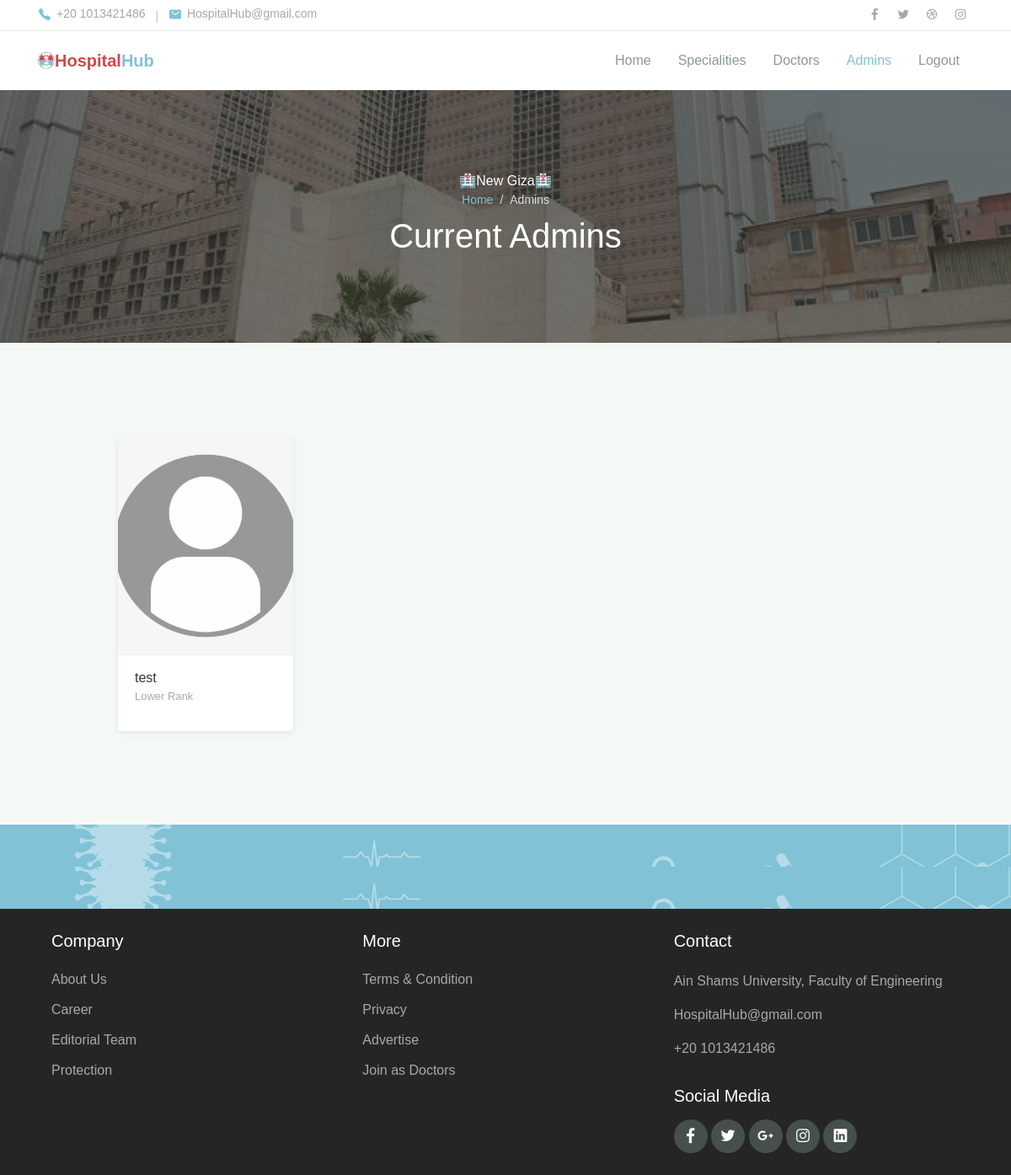
/hospital_hub/admin/admins (signed in), run on an earlier commit of the app's database.
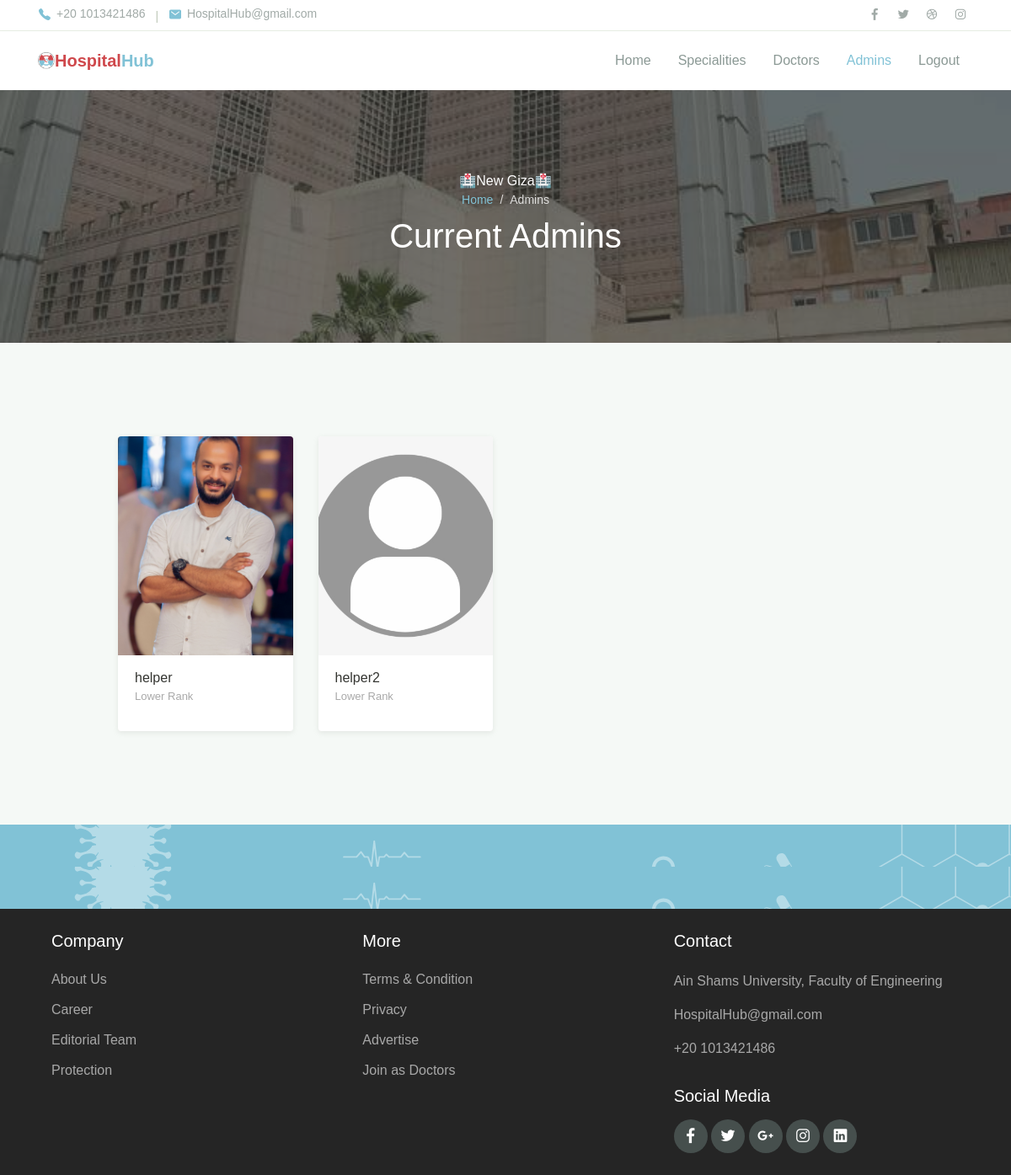
And on a later commit of the database.
### hospital_hub/models.py (models this page shows, shortened)
class Hospital(models.Model):
    name            =models.CharField(max_length=100)
    city            = models.ForeignKey(City,on_delete=models.PROTECT,null=True)
    specialities    = models.ManyToManyField(Speciality)
    image           = models.ImageField(upload_to = "media/",null=True, default=None,blank=True)

class Admin(models.Model):
    my_account= models.ForeignKey(User,on_delete= models.CASCADE,related_name="my_admin")
    hospital= models.ForeignKey(Hospital, on_delete=models.CASCADE,related_name="my_admins")

class User(AbstractBaseUser):
    username    = models.CharField(max_length=255, unique=True) # unique checks existance with respect to save function
    email       = models.EmailField(verbose_name = 'email address',max_length = 255,unique = True,)
    full_name   = models.CharField(max_length=255, blank=True, null=True)
    phone_number= models.IntegerField()
    city        = models.ForeignKey(City,on_delete=models.PROTECT,null=True)
    owner       = models.BooleanField(default= False) # can login
    admin       = models.BooleanField(default= False) # staff user non superuser
    doctor      = models.BooleanField(default=False) # superuser
    patient     = models.BooleanField(default=False) # superuser
    staff       = models.BooleanField(default=False) # necessary
    created_at  = models.DateTimeField(null=True)
    image       = models.ImageField(upload_to = "media/", default=None)
    USERNAME_FIELD = 'username' #username
    EMAIL_FIELD = 'email' #Email
    REQUIRED_FIELDS = ['email','full_name','phone_number']
    objects = UserManager()
    def save(self, *args, **kwargs):
        try:
            im = Image.open(self.image)
            if len(im.fp.read())>1000000:
                im = im.convert('RGB')
                im = ImageOps.exif_transpose(im)
                im_io = BytesIO()
                im.save(im_io, 'JPEG', quality=60)
                new_image = File(im_io, name=self.image.name)
                self.image = new_image
        except:
            pass
        super().save(*args, **kwargs)

### hospital_hub/views.py (the view, shortened to what this page needs)
# urls.py: path('admin/admins',views.Admin.ViewAdmins,name='admin_view_admins'),
    def ViewAdmins(request):
        hospital=request.user.my_admin.first().hospital
        admins=AdminModel.objects.filter(hospital=hospital)
        lower_admins=[]
        higher_admins=[]
        for admin in admins:
            if admin.id<request.user.my_admin.first().id:
                higher_admins.append([admin,admin.my_account])
            elif admin.id>request.user.my_admin.first().id:
                lower_admins.append([admin,admin.my_account])
        return render(request, "hospital_hub/Admin/view_admins.html",{
            "hospital_name":hospital.name,
                "lower_admins":lower_admins,
                "higher_admins":higher_admins,
                })

### hospital_hub/templates/hospital_hub/Admin/view_admins.html (shortened to what this page needs)
{%extends 'hospital_hub/Admin/admin_layout.html'%}
{%load static%}
{%block body%}
<header>
    <nav class="navbar navbar-expand-lg navbar-light shadow-sm">
        <div class="container">
            <img src="{%static 'hospital_hub/assets/img/logo2.png'%}" alt="" style="width:20px;">
            <a style="color:#81C2D6" class="navbar-brand" href="#"><span class="text-primary2">Hospital</span>Hub </a>
            <div class="collapse navbar-collapse" id="navbarSupport">
                <ul class="navbar-nav ml-auto">
                    <li class="nav-item ">
                        <a class="nav-link" href="{%url 'admin_home'%}">Home</a>
                    </li>
                       <li class="nav-item">
                            <a class="nav-link" href="{%url 'view_specialities'%}">Specialities</a>
                        </li>
                    <li class="nav-item">
                        <a class="nav-link " href="{%url 'admin_view_doctors'%}">Doctors</a>
                    </li>
                    <li class="nav-item active">
                        <a class="nav-link" href="{%url 'admin_view_admins'%}">Admins</a>
                    </li>
                    <li class="nav-item">
                        <a class="nav-link" href="{%url 'admin_logout'%}">Logout</a>
                    </li>
                </ul>
            </div>
        </div>
    </nav>
</header>
<div class="page-banner overlay-dark bg-image"
     style="background-image: url(../../../../static/hospital_hub/assets/img/bg_image_1.jpg)">
    <div class="banner-section">
        <div class="container text-center wow fadeInUp">
            <span class="subhead">🏥{{hospital_name}}🏥</span>
            <nav aria-label="Breadcrumb">
                <ol class="breadcrumb breadcrumb-dark bg-transparent justify-content-center py-0 mb-2">
                    <li class="breadcrumb-item"><a href="{%url 'admin_home'%}">Home</a></li>
                    <li class="breadcrumb-item active" aria-current="page">
                        Admins
                    </li>
                </ol>
            </nav>
            <h1 class="font-weight-normal">
                {%if speciality%}{{speciality}}{%else%}Current Admins{%endif%}
            </h1>
        </div>
    </div>
</div>
<div class="page-section bg-light">
    <div class="container">
        <div class="row justify-content-center">
            <div class="col-lg-10">
                <div class="row">
                    {% for admin, account in lower_admins %}
                        <div class="col-md-6 col-lg-3 py-3 wow zoomIn">
                            <div class="card-doctor">
                                <div class="header">
                                    {% if account.image %}
                                    <img src="{{account.image.url}}" alt="" height="260" style="object-fit: cover;">
                                    {% else %}
                                    <img src="{%static 'hospital_hub/assets/img/no_profile_img.png' %}" alt="" height="260" style="object-fit: cover;">
                                    {% endif %}
                                </div>
                                <div class="body">
                                    <p class="text-x2 mb-0" style="text-align:left;">
                                        {{account.username}}
                                    </p>
                                    <p  style="text-align:left; color:darkgray; font-size:small">
                                        Lower Rank
                                    </p>
                                </div>
                            </div>
                        </div>
                        {%endfor%}
                </div>
            </div>
        </div>
    </div>
</div>
<div class="page-section banner-home bg-image" style="background-image: url(../assets/img/banner-pattern.svg)">
    <div class="container py-5 py-lg-0">
        <div class="row align-items-center">
            <div class="col-lg-12 wow zoomIn">
            </div>
        </div>
    </div>
</div>
{%endblock%}

### hospital_hub/templates/hospital_hub/Admin/admin_layout.html (shortened to what this page needs)
{%load static%}
<!DOCTYPE html>
<html lang="en">
<head>
    <link rel="stylesheet" href={%static 'hospital_hub/assets/css/maicons.css' %}>
    <link rel="stylesheet" href={%static 'hospital_hub/assets/css/bootstrap.css' %}>
    <link rel="stylesheet" href={%static 'hospital_hub/assets/vendor/owl-carousel/css/owl.carousel.css' %}>
    <link rel="stylesheet" href={%static 'hospital_hub/assets/vendor/animate/animate.css' %}>
    <link rel="stylesheet" href={%static 'hospital_hub/assets/css/theme.css' %}>
</head>
<body>
    <header>
        <div class="topbar">
            <div class="container">
                <div class="row">
                    <div class="col-sm-8 text-sm">
                        <div class="site-info">
                            <a href="#"><span class="mai-call text-primary"></span> +20 1013421486</a>
                            <span class="divider">|</span>
                            <a href="#"><span class="mai-mail text-primary"></span> HospitalHub@gmail.com</a>
                        </div>
                    </div>
                    <div class="col-sm-4 text-right text-sm">
                        <div class="social-mini-button">
                            <a href="#"><span class="mai-logo-facebook-f"></span></a>
                            <a href="#"><span class="mai-logo-twitter"></span></a>
                            <a href="#"><span class="mai-logo-dribbble"></span></a>
                            <a href="#"><span class="mai-logo-instagram"></span></a>
                        </div>
                    </div>
                </div>
            </div>
        </div>
</header>
    {% block body%}
    {%endblock%}
    <div class="page-section banner-home bg-image" style="background-image: url(../../../static/hospital_hub/assets/img/banner-pattern.svg);">
        <div class="container py-5 py-lg-0">
            <div class="row align-items-center">
                <div class="col-lg-12 wow zoomIn">
                </div>
            </div>
        </div>
    </div>
    <footer class="page-footer">
        <div class="container">
            <div class="row px-md-3">
                <div class="col-sm-6 col-lg-4 py-3">
                    <h5>Company</h5>
                    <ul class="footer-menu">
                        <li><a href="#">About Us</a></li>
                        <li><a href="#">Career</a></li>
                        <li><a href="#">Editorial Team</a></li>
                        <li><a href="#">Protection</a></li>
                    </ul>
                </div>
                <div class="col-sm-6 col-lg-4 py-3">
                    <h5>More</h5>
                    <ul class="footer-menu">
                        <li><a href="#">Terms & Condition</a></li>
                        <li><a href="#">Privacy</a></li>
                        <li><a href="#">Advertise</a></li>
                        <li><a href="#">Join as Doctors</a></li>
                    </ul>
                </div>
                <div class="col-sm-6 col-lg-4 py-3">
                    <h5>Contact</h5>
                    <p class="footer-link mt-2">Ain Shams University, Faculty of Engineering</p>
                    <a href="#" class="footer-link">HospitalHub@gmail.com</a>
                    <br>
                    <a href="#" class="footer-link">+20 1013421486</a>
                    <h5 class="mt-3">Social Media</h5>
                    <div class="footer-sosmed mt-3">
                        <a href="#" target="_blank"><span class="mai-logo-facebook-f"></span></a>
                        <a href="#" target="_blank"><span class="mai-logo-twitter"></span></a>
                        <a href="#" target="_blank"><span class="mai-logo-google-plus-g"></span></a>
                        <a href="#" target="_blank"><span class="mai-logo-instagram"></span></a>
                        <a href="#" target="_blank"><span class="mai-logo-linkedin"></span></a>
                    </div>
                </div>
            </div>
        </div>
    </footer>
</body>
</html>

### hospital_hub/static/hospital_hub/assets/css/theme.css (style rules this page uses)
:root { --primary: #81C2D6; --accent: #FF3D85; --secondary: #4E5AFE; --warning: #EED818; --info: #05B4E1; --danger: #FF4943; --success: #96C93D; --dark: #343531; --light: #F5F9F6; --cs: #596261; --grey: #6E807A; }
body { font-family: "Source Sans Pro", sans-serif; line-height: 1.5; color: #343531; }
a { color: #07be94; text-decoration: none; background-color: transparent; }
.text-sm { font-size: 14px !important; }
.bg-light { background-color: #F5F9F6 !important; }
.text-primary { color: #81C2D6 !important; }
.text-primary2 { color: #CF484C !important; }
.topbar { border-bottom: 1px solid #E8EEE4; }
.topbar .row { align-items: center; min-height: 36px; }
.topbar .site-info a { display: inline-flex; align-items: center; color: #A1AAA7; }
.topbar .site-info a span { font-size: 16px; margin-right: 6px; }
.topbar .site-info .divider { margin-left: 8px; margin-right: 8px; color: #BEC8B8; }
.topbar .social-mini-button a { display: inline-block; padding: 4px 8px; color: #A1AAA7; }
.breadcrumb { background-color: #f8f9fa; }
.breadcrumb-dark .breadcrumb-item a { color: #81C2D6; }
.breadcrumb-dark .breadcrumb-item + .breadcrumb-item::before { display: inline-block; padding-right: 0.5rem; color: rgba(255, 255, 255, 0.8); content: "/"; }
.breadcrumb-dark .breadcrumb-item.active { color: rgba(255, 255, 255, 0.8); }
.navbar { min-height: 70px; }
.navbar-brand { color:green; font-weight: 600; padding-top: 10px; padding-bottom: 10px; }
.navbar-nav { margin-top: 10px; border-top: 1px solid #E8EEE4; flex-shrink: 0; }
.navbar-nav .nav-link { transition: all .2s ease; }
.navbar-light .navbar-nav .nav-link { color: rgba(110, 128, 122, 0.8); }
.navbar-light .navbar-nav .show > .nav-link, .navbar-light .navbar-nav .active > .nav-link, .navbar-light .navbar-nav .nav-link.show, .navbar-light .navbar-nav .nav-link.active { font-weight: 500; color: #81C2D6; }
@media (min-width: 992px) { .navbar-expand-lg .navbar-nav { margin-top: 0; border-top: none; } }
@media (min-width: 992px) { .navbar-expand-lg .navbar-nav .nav-link { padding-right: 16px; padding-left: 16px; } }
@media (min-width: 992px) { .navbar-expand-lg .navbar-nav { align-items: center; } }
.bg-image { position: relative; background-position: center center; background-size: cover; background-repeat: no-repeat; }
.bg-image > * { position: relative; z-index: 10; }
.page-section { position: relative; padding-top: 80px; padding-bottom: 80px; overflow: hidden; }
.page-banner { position: relative; height: 300px; z-index: 10; }
.page-hero.overlay-dark::before, .page-banner.overlay-dark::before { content: ""; position: absolute; top: 0; left: 0; width: 100%; height: 100%; background: rgba(52, 53, 49, 0.7); z-index: 1; }
.page-banner .breadcrumb-item, .page-banner .breadcrumb-item a { font-size: 14px; }
.hero-section, .banner-section { position: relative; display: -ms-flexbox; display: flex; -ms-flex-align: center; align-items: center; -ms-flex-pack: center; justify-content: center; height: 100%; color: #ffffff; z-index: 10; }
.card-doctor { display: block; margin: 15px auto; width: 100%; max-width: 240px; background-color: #fff; border-radius: 4px; box-shadow: 0 2px 6px rgba(154, 159, 151, 0.2); overflow: hidden; }
.card-doctor .header { position: relative; width: 100%; height: 260px; overflow: hidden; }
.card-doctor .header::before { content: ''; position: absolute; top: 0; left: 0; width: 100%; height: 100%; background-color: rgba(52, 53, 49, 0.36); opacity: 0; transition: opacity .2s linear; }
.card-doctor .header img { width: 100%; }
.card-doctor .body { padding: 15px 20px; }
.banner-home { padding: 0; background-color: #81C2D6; color: #fff; height: 50px; }
.page-footer { position: relative; display: block; padding-top: 10px; padding-bottom: 10px; background-color: black; opacity: 85%; color: #fff; }
.page-footer h5 { font-weight: 500; margin-bottom: 16px; }
.footer-menu { position: relative; list-style: none; padding-left: 0; }
.footer-menu a, .footer-link { display: inline-block; padding-top: 6px; padding-bottom: 6px; color: rgba(255, 255, 255, 0.6); transition: all .2s ease; }
.footer-link { padding: 0; margin-bottom: 16px; }
.footer-sosmed a { display: inline-block; width: 40px; height: 40px; line-height: 42px; border-radius: 50%; text-align: center; font-size: 18px; background-color: #26312F; color: #ffff; transition: all .2s ease; }

What changed in the data, as far as the page shows it:
removed Admin: username "test"
added Admin: image (picture), username "helper"
added Admin: username "helper2"
